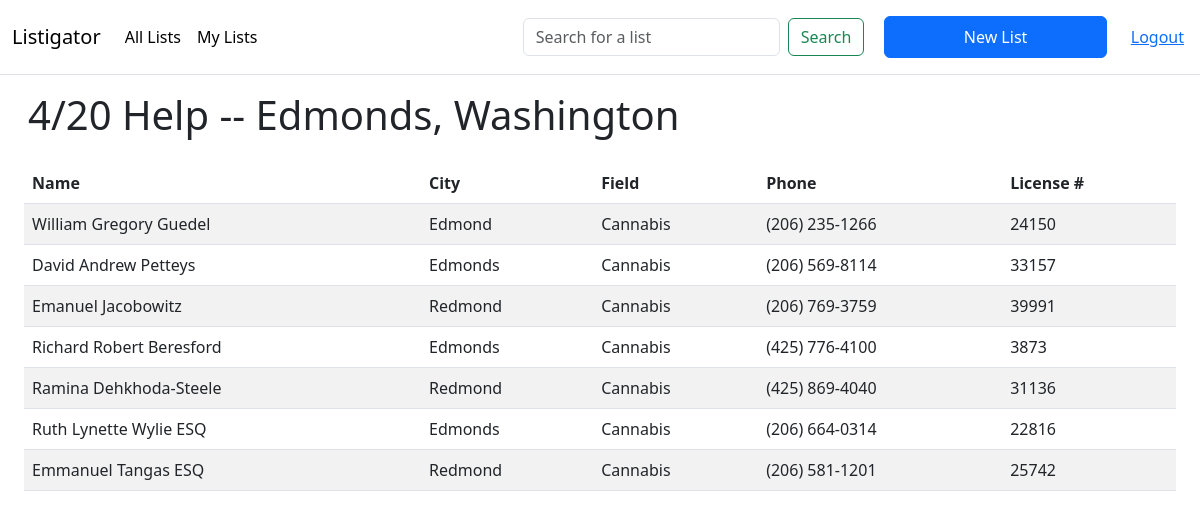
/list/5 (signed in), run on the app's committed database.
### listigator/models.py (models this page shows, shortened)
class List(db.Model):
    id = db.Column(db.Integer, primary_key=True)
    user_id = db.Column(db.Integer, db.ForeignKey('user.id'),
        nullable=False)
    public = db.Column(db.Boolean, nullable=False, default=False)
    title = db.Column(db.String(50), nullable=False)
    lawyers = db.relationship('Lawyer', secondary=list_lawyers, lazy='subquery',
        backref=db.backref('lists', lazy=True))

class Lawyer(db.Model):
    id = db.Column(db.Integer, primary_key=True)
    license_number =db.Column(db.Integer, nullable=False)
    name = db.Column(db.String(50), nullable=False)
    city = db.Column(db.String(50), nullable=False)
    status = db.Column(db.String(20), nullable=False)
    phone = db.Column(db.String(20), nullable=False)
    field = db.Column(db.String(20), nullable=False)

### listigator/app.py (the view)
@main.route('/list/<int:list_id>')
@login_required
def list(list_id):
    list_to_show = List.query.get(list_id)
    lawyers = list_to_show.lawyers
    title = list_to_show.title
    return render_template('main/list.html', lawyers = lawyers, title=title)

### listigator/auth.py (called while the page is built)
def login_required(route):
    @functools.wraps(route)
    def wrapped_route(**kwargs):
        if session.get('user_id') is None:
            return redirect(url_for('auth.login'))
        return route(**kwargs)
    return wrapped_route

### listigator/templates/main/list.html (shortened to what this page needs)
{% extends 'main/layout.html' %}
{% block main %}
<h1 class="p-3">{{ title }}</h1>
{% if lawyers %}
<div class="container-fluid">
    <table class='table ph-3 bg-light table-striped'>
        <thead>
            <tr>
                <th scope="col">Name</th>
                <th scope="col">City</th>
                <th scope="col">Field</th>
                <th scope="col">Phone</th>
                <th scope="col">License #</th>
            </tr>
        </thead>
        <tbody>
            {% for lawyer in lawyers %}
            <tr class='p-3'>
                <td class='city'>{{lawyer.city}}</td>
                <td class='field'>{{lawyer.field}}</td>
                <td class='license_number'>{{lawyer.license_number}}</td>
                <td class='name'>{{lawyer.name}}</td>
                <td class='phone'>{{lawyer.phone}}</td>
            </tr>
            {% endfor %}
        </tbody>
    </table>
</div>
{% else %}
    <p>This list is empty</p>
{% endif %}
{% endblock %}

### listigator/static/css/style.css (style rules this page uses)
:root { --primary: #00356b; --secondary: #287dc0; --tertiary: #63aaff; --grey: lightgrey; --white: #fff; }

### data on the page
List: title "4/20 Help -- Edmonds, Washington"
Lawyer: city "William Gregory Guedel", field "Edmond", license_number "Cannabis", name "(206) 235-1266", phone "24150"
Lawyer: city "David Andrew Petteys", field "Edmonds", license_number "Cannabis", name "(206) 569-8114", phone "33157"
Lawyer: city "Emanuel Jacobowitz", field "Redmond", license_number "Cannabis", name "(206) 769-3759", phone "39991"
Lawyer: city "Richard Robert Beresford", field "Edmonds", license_number "Cannabis", name "(425) 776-4100", phone "3873"
Lawyer: city "Ramina Dehkhoda-Steele", field "Redmond", license_number "Cannabis", name "(425) 869-4040", phone "31136"
Lawyer: city "Ruth Lynette Wylie ESQ", field "Edmonds", license_number "Cannabis", name "(206) 664-0314", phone "22816"
Lawyer: city "Emmanuel Tangas ESQ", field "Redmond", license_number "Cannabis", name "(206) 581-1201", phone "25742"
